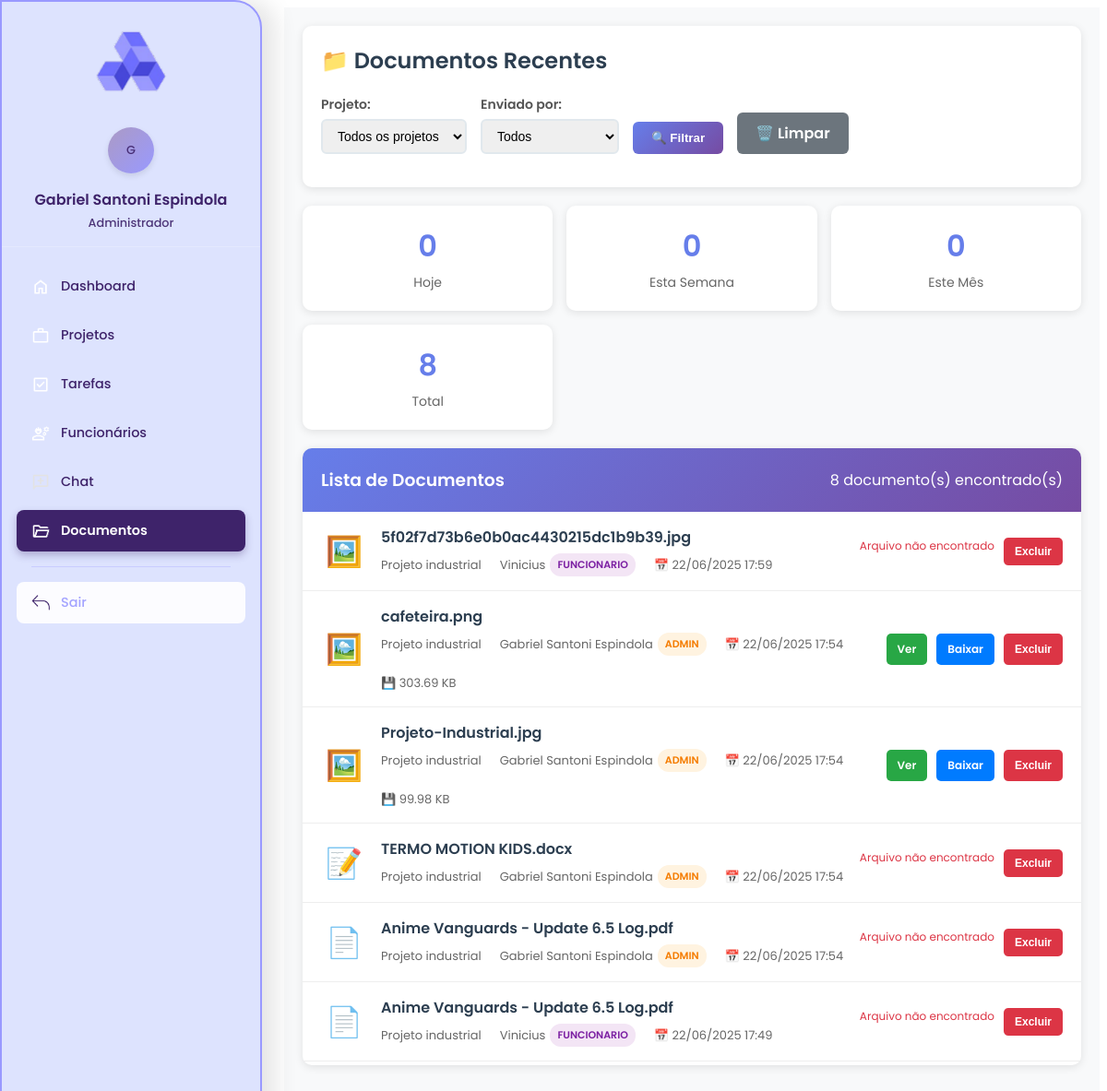
Screenshot of /gestor/documentos/visualizar_documentos.php (signed in) with the database file from the repository.
### tables this page shows
CREATE TABLE `uploads` (
  `id` int(11) NOT NULL,
  `nome_arquivo` varchar(255) NOT NULL,
  `caminho_arquivo` varchar(255) NOT NULL,
  `projeto_id` int(11) DEFAULT NULL,
  `enviado_em` timestamp NOT NULL DEFAULT current_timestamp(),
  `tamanho_arquivo` bigint(20) DEFAULT NULL,
  `tipo_mime` varchar(100) DEFAULT NULL,
  `data_upload` timestamp NOT NULL DEFAULT current_timestamp(),
  `status_arquivo` enum('ativo','excluido') DEFAULT 'ativo',
  `enviado_por` int(11) DEFAULT NULL
);

### gestor/documentos/visualizar_documentos.php (the view, shortened to what this page needs)
<?php
include '../sidebar.php';
require '../../conexao.php';
$limite = 20;
$pagina = isset($_GET['pagina']) ? (int)$_GET['pagina'] : 1;
$offset = ($pagina - 1) * $limite;
$where_conditions = [];
$params = [];
$types = '';
$where_clause = !empty($where_conditions) ? 'WHERE ' . implode(' AND ', $where_conditions) : '';
$sql = "SELECT u.*,
               COALESCE(p.titulo, 'Projeto Removido') as projeto_titulo,
               COALESCE(us.nome, 'Usuário Removido') as enviado_por_nome,
               COALESCE(us.tipo, 'desconhecido') as enviado_por_tipo
        FROM uploads u
        LEFT JOIN projetos p ON u.projeto_id = p.id
        LEFT JOIN usuarios us ON u.enviado_por = us.id
        $where_clause
        ORDER BY u.enviado_em DESC
        LIMIT ? OFFSET ?";
$params[] = $limite;
$params[] = $offset;
$types .= 'ii';
$stmt = $conn->prepare($sql);
if (!empty($params)) {
    $stmt->bind_param($types, ...$params);
}
$stmt->execute();
$documentos = $stmt->get_result();
$sql_count = "SELECT COUNT(*) as total
              FROM uploads u
              LEFT JOIN projetos p ON u.projeto_id = p.id
              LEFT JOIN usuarios us ON u.enviado_por = us.id
              $where_clause";
if (!empty($where_conditions)) {
    $stmt_count = $conn->prepare($sql_count);
    $types_count = str_replace('ii', '', $types);
    $params_count = array_slice($params, 0, -2);
    if (!empty($params_count)) {
        $stmt_count->bind_param($types_count, ...$params_count);
    }
    $stmt_count->execute();
    $total_registros = $stmt_count->get_result()->fetch_assoc()['total'];
} else {
    $total_registros = $conn->query($sql_count)->fetch_assoc()['total'];
}
function formatarTamanho($bytes)
{
    if ($bytes >= 1073741824) {
        return number_format($bytes / 1073741824, 2) . ' GB';
    } elseif ($bytes >= 1048576) {
        return number_format($bytes / 1048576, 2) . ' MB';
    } elseif ($bytes >= 1024) {
        return number_format($bytes / 1024, 2) . ' KB';
    } else {
        return $bytes . ' bytes';
    }
}
function obterIconeArquivo($nomeArquivo)
{
    $extensao = strtolower(pathinfo($nomeArquivo, PATHINFO_EXTENSION));
    switch ($extensao) {
        case 'pdf':
            return '📄';
        case 'jpg':
        case 'jpeg':
        case 'png':
        case 'gif':
        case 'webp':
            return '🖼️';
        case 'doc':
        case 'docx':
            return '📝';
    }
}
function obterCaminhoArquivo($caminho_bd)
{
    $upload_dir = $_SERVER['DOCUMENT_ROOT'] . '/augebit/uploads/';
    $caminhos_possiveis = [
        $caminho_bd,
        $upload_dir . basename($caminho_bd),
        $upload_dir . $caminho_bd,
        str_replace('/uploads/uploads/', '/uploads/', $upload_dir . $caminho_bd)
    ];
    foreach ($caminhos_possiveis as $caminho) {
        if (file_exists($caminho)) {
            return $caminho;
        }
    }
    return false;
}
function obterUrlArquivo($caminho_bd)
{
    $base_url = '/augebit/uploads/';
    if (strpos($caminho_bd, 'uploads/') !== false) {
        $parte_arquivo = substr($caminho_bd, strpos($caminho_bd, 'uploads/') + 8);
        return $base_url . $parte_arquivo;
    }
    return $base_url . $caminho_bd;
}
?>
<!DOCTYPE html>
<html lang="pt-br">
<head>
    <link rel="stylesheet" href="../css/geral.css">
</head>
<body>
    <div class="main-content">
        <div class="header-section">
            <h2>📁 Documentos Recentes</h2>
            <form method="GET" class="filtros">
                <div class="filtro-grupo">
                    <label>Projeto:</label>
                    <select name="projeto">
                        <option value="">Todos os projetos</option>
                    </select>
                </div>
                <div class="filtro-grupo">
                    <label>Enviado por:</label>
                    <select name="tipo">
                        <option value="">Todos</option>
                    </select>
                </div>
                <button type="submit" class="btn-filtrar">🔍 Filtrar</button>
                <a href="visualizar_documentos.php" class="btn-limpar">🗑️ Limpar</a>
            </form>
        </div>
        <div class="stats-cards">
            <?php
            $stats_hoje = 0;
            $stats_semana = 0;
            $stats_mes = 0;
            $result = $conn->query("SELECT COUNT(*) as total FROM uploads WHERE DATE(enviado_em) = CURDATE()");
            if ($result) $stats_hoje = $result->fetch_assoc()['total'];
            $result = $conn->query("SELECT COUNT(*) as total FROM uploads WHERE enviado_em >= DATE_SUB(NOW(), INTERVAL 7 DAY)");
            if ($result) $stats_semana = $result->fetch_assoc()['total'];
            $result = $conn->query("SELECT COUNT(*) as total FROM uploads WHERE enviado_em >= DATE_SUB(NOW(), INTERVAL 30 DAY)");
            if ($result) $stats_mes = $result->fetch_assoc()['total'];
            ?>
            <div class="stat-card">
                <div class="number"><?= $stats_hoje ?></div>
                <div class="label">Hoje</div>
            </div>
            <div class="stat-card">
                <div class="number"><?= $stats_semana ?></div>
                <div class="label">Esta Semana</div>
            </div>
            <div class="stat-card">
                <div class="number"><?= $stats_mes ?></div>
                <div class="label">Este Mês</div>
            </div>
            <div class="stat-card">
                <div class="number"><?= $total_registros ?></div>
                <div class="label">Total</div>
            </div>
        </div>
        <div class="documentos-container">
            <div class="documentos-header">
                <h3 style="margin: 0;">Lista de Documentos</h3>
                <span><?= $total_registros ?> documento(s) encontrado(s)</span>
            </div>
            <?php if ($documentos->num_rows > 0): ?>
                <div class="documentos-lista">
                    <?php while ($doc = $documentos->fetch_assoc()): ?>
                        <div class="documento-item">
                            <div class="documento-icone">
                                <?= obterIconeArquivo($doc['nome_arquivo']) ?>
                            </div>
                            <div class="documento-info">
                                <div class="documento-nome">
                                    <?= htmlspecialchars($doc['nome_arquivo']) ?>
                                </div>
                                <div class="documento-detalhes">
                                    <span>
                                        <?= htmlspecialchars($doc['projeto_titulo']) ?>
                                    </span>
                                    <span>
                                        <?= htmlspecialchars($doc['enviado_por_nome']) ?>
                                        <span class="badge badge-<?= $doc['enviado_por_tipo'] ?>">
                                            <?= ucfirst($doc['enviado_por_tipo']) ?>
                                        </span>
                                    </span>
                                    <span>
                                        📅 <?= date('d/m/Y H:i', strtotime($doc['enviado_em'])) ?>
                                    </span>
                                    <?php
                                    $caminho_fisico = obterCaminhoArquivo($doc['caminho_arquivo']);
                                    if ($caminho_fisico):
                                    ?>
                                        <span>
                                            💾 <?= formatarTamanho(filesize($caminho_fisico)) ?>
                                        </span>
                                    <?php endif; ?>
                                </div>
                            </div>
                            <div class="documento-acoes">
                                <?php
                                $extensao = strtolower(pathinfo($doc['nome_arquivo'], PATHINFO_EXTENSION));
                                $caminho_fisico = obterCaminhoArquivo($doc['caminho_arquivo']);
                                $url_arquivo = obterUrlArquivo($doc['caminho_arquivo']);
                                ?>
                                <?php if ($caminho_fisico): ?>
                                    <?php if (in_array($extensao, ['jpg', 'jpeg', 'png', 'gif', 'pdf'])): ?>
                                        <a href="<?= $url_arquivo ?>"
                                            target="_blank"
                                            class="btn-acao btn-visualizar"
                                            title="Visualizar arquivo">
                                            Ver
                                        </a>
                                    <?php endif; ?>
                                    <a href="<?= $url_arquivo ?>"
                                        download="<?= htmlspecialchars($doc['nome_arquivo']) ?>"
                                        class="btn-acao btn-download"
                                        title="Baixar arquivo">
                                        Baixar
                                    </a>
                                <?php else: ?>
                                    <span style="color: #dc3545; font-size: 12px;">Arquivo não encontrado</span>
                                <?php endif; ?>
                                <?php if ($_SESSION['usuario_tipo'] === 'admin'): ?>
                                    <button onclick="confirmarExclusao(<?= $doc['id'] ?>, '<?= addslashes($doc['nome_arquivo']) ?>')"
                                        class="btn-acao btn-excluir"
                                        title="Excluir documento">
                                        Excluir
                                    </button>
                                <?php endif; ?>
                            </div>
                        </div>
                    <?php endwhile; ?>
                </div>
            <?php endif; ?>
        </div>
    </div>
</body>
</html>

### gestor/css/geral.css (style rules this page uses)
.main-content { margin-left: 300px; padding: 2rem; }
a { text-decoration: none; font-family: 'Poppins'; }
h2 { font-family: 'Poppins'; font-weight: 200px; }
h3 { font-family: 'Poppins'; font-weight: 200px; }
label { font-family: 'Poppins'; font-weight: 200px; }

### gestor/documentos/visualizar_documentos.php (style rules this page uses)
.main-content { font-family: 'Poppins'; font-weight: 100px; }
.main-content { padding: 20px; margin-left: 300px; background-color: #f8f9fa; min-height: 100vh; }
.header-section { background: white; padding: 20px; border-radius: 10px; box-shadow: 0 2px 10px rgba(0, 0, 0, 0.1); margin-bottom: 20px; }
.header-section h2 { font-family: 'Poppins'; font-weight: 300px; color: #2c3e50; margin: 0 0 20px 0; display: flex; align-items: center; gap: 10px; }
.filtros { display: flex; gap: 15px; align-items: end; flex-wrap: wrap; }
.filtro-grupo { display: flex; flex-direction: column; gap: 5px; }
.filtro-grupo label { font-weight: 600; color: #555; font-size: 14px; }
.filtro-grupo select { padding: 8px 12px; border: 2px solid #e1e8ed; border-radius: 6px; font-size: 14px; min-width: 150px; }
.btn-filtrar { background: linear-gradient(135deg, #667eea 0%, #764ba2 100%); color: white; border: none; padding: 10px 20px; border-radius: 6px; cursor: pointer; font-weight: 600; transition: transform 0.2s; }
.btn-limpar { background: #6c757d; color: white; border: none; padding: 10px 20px; border-radius: 6px; cursor: pointer; font-weight: 600; text-decoration: none; display: inline-block; }
.stats-cards { display: grid; grid-template-columns: repeat(auto-fit, minmax(200px, 1fr)); gap: 15px; margin-bottom: 20px; }
.stat-card { background: white; padding: 20px; border-radius: 10px; box-shadow: 0 2px 10px rgba(0, 0, 0, 0.1); text-align: center; }
.stat-card .number { font-size: 2em; font-weight: bold; color: #667eea; margin-bottom: 5px; }
.stat-card .label { color: #666; font-size: 14px; }
.documentos-container { background: white; border-radius: 10px; box-shadow: 0 2px 10px rgba(0, 0, 0, 0.1); overflow: hidden; }
.documentos-header { background: linear-gradient(135deg, #667eea 0%, #764ba2 100%); color: white; padding: 20px; display: flex; justify-content: space-between; align-items: center; }
.documentos-lista { max-height: 600px; overflow-y: auto; }
.documento-item { padding: 15px 20px; border-bottom: 1px solid #eee; display: flex; align-items: center; gap: 15px; transition: background-color 0.2s; }
.documento-icone { font-size: 2em; width: 50px; text-align: center; }
.documento-info { flex: 1; }
.documento-nome { font-weight: 600; color: #2c3e50; margin-bottom: 5px; word-break: break-word; }
.documento-detalhes { display: flex; gap: 20px; font-size: 13px; color: #666; flex-wrap: wrap; }
.documento-detalhes span { display: flex; align-items: center; gap: 5px; }
.documento-acoes { display: flex; gap: 10px; }
.btn-acao { padding: 8px 12px; border: none; border-radius: 5px; cursor: pointer; font-size: 12px; font-weight: 600; text-decoration: none; display: inline-flex; align-items: center; gap: 5px; transition: transform 0.2s; }
.btn-visualizar { background: #28a745; color: white; }
.btn-download { background: #007bff; color: white; }
.btn-excluir { background: #dc3545; color: white; }
.badge { padding: 4px 8px; border-radius: 12px; font-size: 11px; font-weight: 600; text-transform: uppercase; }
.badge-funcionario { background: #f3e5f5; color: #7b1fa2; }
.badge-admin { background: #fff3e0; color: #f57c00; }

### rows the page displays
uploads: nome_arquivo "🖼️", nome_arquivo "5f02f7d73b6e0b0ac4430215dc1b9b39.jpg", projeto_titulo "Projeto industrial", enviado_por_nome "Vinicius", enviado_por_tipo "FUNCIONARIO", enviado_em "22/06/2025 17:59", shows "Arquivo não encontrado"
uploads: nome_arquivo "🖼️", nome_arquivo "cafeteira.png", projeto_titulo "Projeto industrial", enviado_por_nome "Gabriel Santoni Espindola", enviado_por_tipo "ADMIN", enviado_em "22/06/2025 17:54", caminho_arquivo "303.69 KB"
uploads: nome_arquivo "🖼️", nome_arquivo "Projeto-Industrial.jpg", projeto_titulo "Projeto industrial", enviado_por_nome "Gabriel Santoni Espindola", enviado_por_tipo "ADMIN", enviado_em "22/06/2025 17:54", caminho_arquivo "99.98 KB"
uploads: nome_arquivo "📝", nome_arquivo "TERMO MOTION KIDS.docx", projeto_titulo "Projeto industrial", enviado_por_nome "Gabriel Santoni Espindola", enviado_por_tipo "ADMIN", enviado_em "22/06/2025 17:54", shows "Arquivo não encontrado"
uploads: nome_arquivo "📄", nome_arquivo "Anime Vanguards - Update 6.5 Log.pdf", projeto_titulo "Projeto industrial", enviado_por_nome "Gabriel Santoni Espindola", enviado_por_tipo "ADMIN", enviado_em "22/06/2025 17:54", shows "Arquivo não encontrado"
uploads: nome_arquivo "📄", nome_arquivo "Anime Vanguards - Update 6.5 Log.pdf", projeto_titulo "Projeto industrial", enviado_por_nome "Vinicius", enviado_por_tipo "FUNCIONARIO", enviado_em "22/06/2025 17:49", shows "Arquivo não encontrado"

### other values shown
substr($_SESSION['usuario_nome'] ?? 'U', 0, 1) "G"
$_SESSION['usuario_nome'] "Gabriel Santoni Espindola"
getUserTypeName($userType) "Administrador"
$item['label'] "Dashboard"
$item['label'] "Projetos"
$item['label'] "Tarefas"
$item['label'] "Funcionários"
$item['label'] "Chat"
$item['label'] "Documentos"
$stats_hoje "0"
$stats_semana "0"
$stats_mes "0"
$total_registros "8"
